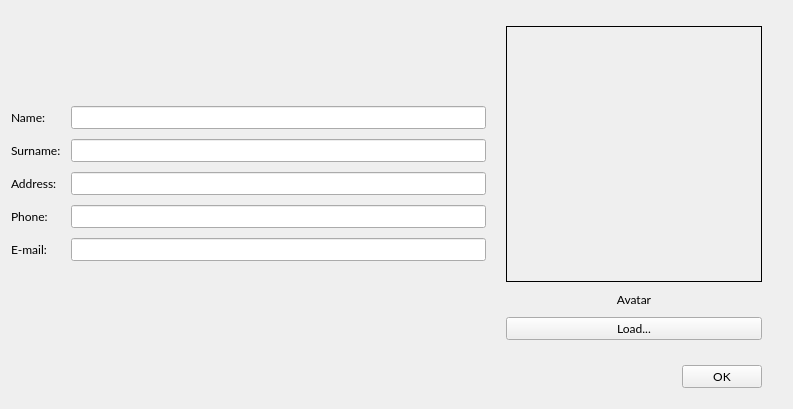
<?xml version="1.0" encoding="UTF-8"?>
<ui version="4.0">
 <class>AddWindow</class>
 <widget class="QWidget" name="AddWindow">
  <property name="geometry">
   <rect>
    <x>0</x>
    <y>0</y>
    <width>793</width>
    <height>409</height>
   </rect>
  </property>
  <property name="windowTitle">
   <string>AddWindow</string>
  </property>
  <layout class="QGridLayout" name="gridLayout_2">
   <item row="0" column="0">
    <layout class="QVBoxLayout" name="verticalLayout_3">
     <property name="spacing">
      <number>0</number>
     </property>
     <item>
      <layout class="QHBoxLayout" name="horizontalLayout_2">
       <property name="spacing">
        <number>0</number>
       </property>
       <item>
        <layout class="QVBoxLayout" name="verticalLayout">
         <property name="rightMargin">
          <number>0</number>
         </property>
         <item>
          <layout class="QGridLayout" name="gridLayout">
           <property name="spacing">
            <number>10</number>
           </property>
           <item row="1" column="0">
            <widget class="QLabel" name="nameText">
             <property name="font">
              <font>
               <family>Lato</family>
               <pointsize>9</pointsize>
              </font>
             </property>
             <property name="text">
              <string>Name:</string>
             </property>
            </widget>
           </item>
           <item row="2" column="1">
            <widget class="QLineEdit" name="surnameEdit">
             <property name="font">
              <font>
               <family>Lato</family>
               <pointsize>9</pointsize>
              </font>
             </property>
            </widget>
           </item>
           <item row="1" column="1">
            <widget class="QLineEdit" name="nameEdit">
             <property name="font">
              <font>
               <family>Lato</family>
               <pointsize>9</pointsize>
              </font>
             </property>
            </widget>
           </item>
           <item row="4" column="1">
            <widget class="QLineEdit" name="phoneEdit">
             <property name="font">
              <font>
               <family>Lato</family>
               <pointsize>9</pointsize>
              </font>
             </property>
             <property name="text">
              <string/>
             </property>
            </widget>
           </item>
           <item row="0" column="1">
            <spacer name="verticalSpacer_2">
             <property name="orientation">
              <enum>Qt::Vertical</enum>
             </property>
             <property name="sizeHint" stdset="0">
              <size>
               <width>20</width>
               <height>40</height>
              </size>
             </property>
            </spacer>
           </item>
           <item row="5" column="1">
            <widget class="QLineEdit" name="emailEdit">
             <property name="font">
              <font>
               <family>Lato</family>
               <pointsize>9</pointsize>
              </font>
             </property>
            </widget>
           </item>
           <item row="3" column="0">
            <widget class="QLabel" name="addressText">
             <property name="font">
              <font>
               <family>Lato</family>
               <pointsize>9</pointsize>
              </font>
             </property>
             <property name="text">
              <string>Address:</string>
             </property>
            </widget>
           </item>
           <item row="4" column="0">
            <widget class="QLabel" name="phoneText">
             <property name="font">
              <font>
               <family>Lato</family>
               <pointsize>9</pointsize>
              </font>
             </property>
             <property name="text">
              <string>Phone:</string>
             </property>
            </widget>
           </item>
           <item row="2" column="0">
            <widget class="QLabel" name="surnameText">
             <property name="font">
              <font>
               <family>Lato</family>
               <pointsize>9</pointsize>
              </font>
             </property>
             <property name="text">
              <string>Surname:</string>
             </property>
            </widget>
           </item>
           <item row="5" column="0">
            <widget class="QLabel" name="emailText">
             <property name="font">
              <font>
               <family>Lato</family>
               <pointsize>9</pointsize>
              </font>
             </property>
             <property name="text">
              <string>E-mail:</string>
             </property>
            </widget>
           </item>
           <item row="3" column="1">
            <widget class="QLineEdit" name="addressEdit">
             <property name="font">
              <font>
               <family>Lato</family>
               <pointsize>9</pointsize>
              </font>
             </property>
            </widget>
           </item>
           <item row="6" column="1">
            <spacer name="verticalSpacer_3">
             <property name="orientation">
              <enum>Qt::Vertical</enum>
             </property>
             <property name="sizeHint" stdset="0">
              <size>
               <width>20</width>
               <height>40</height>
              </size>
             </property>
            </spacer>
           </item>
          </layout>
         </item>
        </layout>
       </item>
       <item>
        <layout class="QVBoxLayout" name="verticalLayout_2">
         <property name="spacing">
          <number>10</number>
         </property>
         <property name="sizeConstraint">
          <enum>QLayout::SetDefaultConstraint</enum>
         </property>
         <property name="leftMargin">
          <number>20</number>
         </property>
         <property name="rightMargin">
          <number>20</number>
         </property>
         <property name="bottomMargin">
          <number>0</number>
         </property>
         <item>
          <spacer name="verticalSpacer_4">
           <property name="orientation">
            <enum>Qt::Vertical</enum>
           </property>
           <property name="sizeHint" stdset="0">
            <size>
             <width>20</width>
             <height>40</height>
            </size>
           </property>
          </spacer>
         </item>
         <item>
          <widget class="QLabel" name="avatarPhoto">
           <property name="enabled">
            <bool>true</bool>
           </property>
           <property name="minimumSize">
            <size>
             <width>256</width>
             <height>256</height>
            </size>
           </property>
           <property name="autoFillBackground">
            <bool>false</bool>
           </property>
           <property name="frameShape">
            <enum>QFrame::Box</enum>
           </property>
           <property name="textFormat">
            <enum>Qt::RichText</enum>
           </property>
           <property name="scaledContents">
            <bool>true</bool>
           </property>
           <property name="alignment">
            <set>Qt::AlignCenter</set>
           </property>
           <property name="margin">
            <number>0</number>
           </property>
           <property name="openExternalLinks">
            <bool>false</bool>
           </property>
          </widget>
         </item>
         <item>
          <widget class="QLabel" name="avatarLabel">
           <property name="font">
            <font>
             <family>Lato</family>
             <pointsize>9</pointsize>
            </font>
           </property>
           <property name="text">
            <string>Avatar</string>
           </property>
           <property name="alignment">
            <set>Qt::AlignCenter</set>
           </property>
          </widget>
         </item>
         <item>
          <widget class="QPushButton" name="loadPhotoButton">
           <property name="minimumSize">
            <size>
             <width>0</width>
             <height>0</height>
            </size>
           </property>
           <property name="font">
            <font>
             <family>Lato</family>
             <pointsize>9</pointsize>
            </font>
           </property>
           <property name="text">
            <string>Load...</string>
           </property>
          </widget>
         </item>
         <item>
          <spacer name="verticalSpacer">
           <property name="orientation">
            <enum>Qt::Vertical</enum>
           </property>
           <property name="sizeHint" stdset="0">
            <size>
             <width>20</width>
             <height>40</height>
            </size>
           </property>
          </spacer>
         </item>
        </layout>
       </item>
      </layout>
     </item>
     <item>
      <layout class="QHBoxLayout" name="horizontalLayout">
       <property name="topMargin">
        <number>10</number>
       </property>
       <property name="rightMargin">
        <number>20</number>
       </property>
       <property name="bottomMargin">
        <number>10</number>
       </property>
       <item>
        <spacer name="horizontalSpacer">
         <property name="orientation">
          <enum>Qt::Horizontal</enum>
         </property>
         <property name="sizeHint" stdset="0">
          <size>
           <width>40</width>
           <height>20</height>
          </size>
         </property>
        </spacer>
       </item>
       <item>
        <widget class="QPushButton" name="okButton">
         <property name="font">
          <font>
           <family>Lato</family>
           <pointsize>9</pointsize>
          </font>
         </property>
         <property name="text">
          <string>OK</string>
         </property>
        </widget>
       </item>
      </layout>
     </item>
    </layout>
   </item>
  </layout>
 </widget>
 <layoutdefault spacing="6" margin="11"/>
 <tabstops>
  <tabstop>nameEdit</tabstop>
  <tabstop>surnameEdit</tabstop>
  <tabstop>addressEdit</tabstop>
  <tabstop>phoneEdit</tabstop>
  <tabstop>emailEdit</tabstop>
  <tabstop>loadPhotoButton</tabstop>
  <tabstop>okButton</tabstop>
 </tabstops>
 <resources/>
 <connections/>
</ui>
